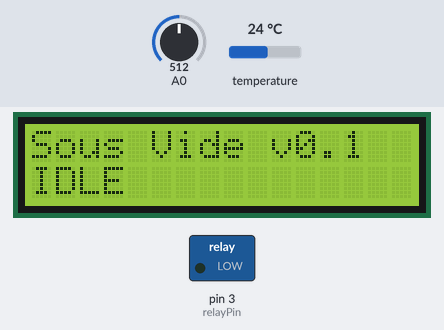
Simulated run of this sketch. Board: Arduino Uno, built with avr-gcc and run on an emulated ATmega328P. Shown: 16×2 character LCD, switched loads named in the sketch (green lamp = pin HIGH). The test bench sets the inputs (shaded band); at power-on: A0 = 512, temperature 24 °C. What the sketch prints to the serial monitor is not drawn.

Above: at 1.2 s.
1.3 s: A0 set to 548
2.8 s: A0 set to 564
At 3.5 s:
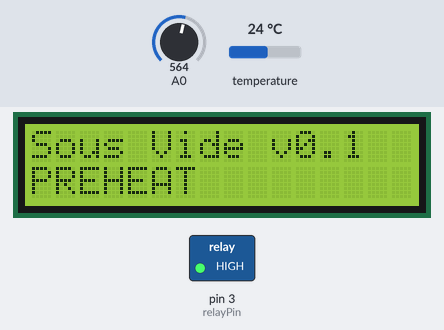
4.6 s: A0 set to 53
6.1 s: A0 set to 47
At 6.9 s:
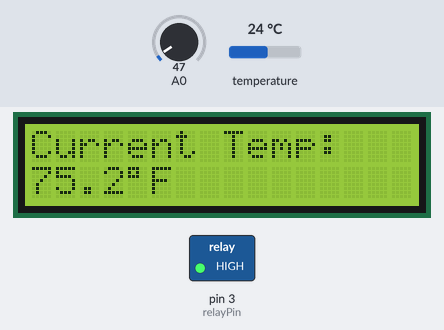
7.8 s: temperature set to 12 °C
At 8.9 s:
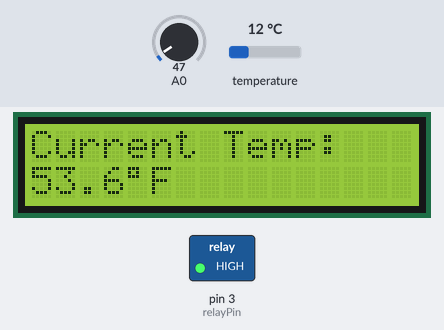
9.4 s: temperature set to 39 °C
At 10.7 s:
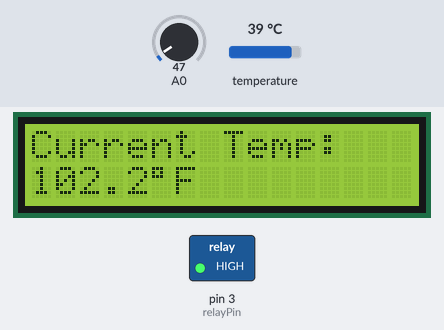
11.0 s: temperature set to 41 °C
At 12.7 s:
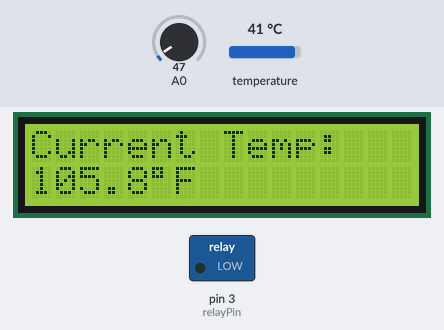
Timing chart, 0 to 14.7 s (numbered marks = the images above; inputs shaded):
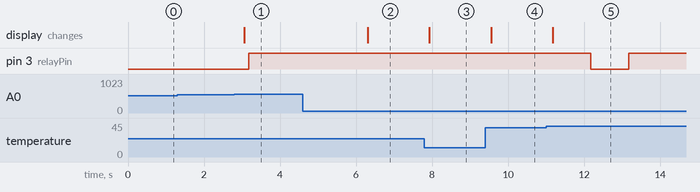

Measured:
- the behaviour switches between 554 and 555 on A0 (found by bisection; images 0 and 1)
- the behaviour switches between 50 and 49 on A0 (found by bisection; images 1 and 2)
- the behaviour switches between 40 and 41 °C on temperature (found by bisection; images 4 and 5)
- after the input at 1.3 s, every drawn part: stays the same
- after the input at 2.8 s, pin 3 (relayPin): LOW → HIGH after 0.38 s; the display: changes after 0.26 s (image 1)
- after the input at 4.6 s, every drawn part: stays the same
- after the input at 6.1 s, the display: changes after 0.21 s (image 2)
- after the input at 7.8 s, the display: changes after 0.13 s (image 3)
- after the input at 9.4 s, the display: changes after 0.15 s (image 4)
- after the input at 11.0 s, pin 3 (relayPin): HIGH → LOW after 1.2 s, → HIGH 1.0 s later; the display: changes after 0.18 s (image 5)

The sketch:

sous_vide.ino
```cpp
#include <PID_v1.h>
#include <SimpleTimer.h>
#include <OneWire.h>
#include <LiquidCrystal.h>

// UI states
#define STATE_INIT 0
#define STATE_TEMPERATURE 1
#define STATE_SET_TARGET 2
#define STATE_SET_DURATION 3
#define STATE_MAX 3
int state = STATE_INIT;
int prevState = STATE_INIT;

// Cooking states
#define CSTATE_IDLE 0
#define CSTATE_INITIALIZE 1
#define CSTATE_PREHEAT 2
#define CSTATE_RUNNING 3
#define CSTATE_DONE 4
int cState = CSTATE_IDLE;

LiquidCrystal lcd(8, 9, 4, 5, 6, 7);

// define some values used by the panel and buttons
int adc_key_in  = 0;
#define btnRIGHT  0
#define btnUP     1
#define btnDOWN   2
#define btnLEFT   3
#define btnSELECT 4
#define btnNONE   5

// read the buttons
int read_LCD_buttons()
{
 adc_key_in = analogRead(0);      // read the value from the sensor
 // my buttons when read are centered at these valies: 0, 144, 329, 504, 741
 // we add approx 50 to those values and check to see if we are close
 if (adc_key_in > 1000) return btnNONE; // We make this the 1st option for speed reasons since it will be the most likely result
 if (adc_key_in < 50)   return btnRIGHT;
 if (adc_key_in < 195)  return btnUP;
 if (adc_key_in < 380)  return btnDOWN;
 if (adc_key_in < 555)  return btnLEFT;
 if (adc_key_in < 790)  return btnSELECT;
 return btnNONE;  // when all others fail, return this...
}

int DS18S20_Pin = 2; //DS18S20 Signal pin on digital 2

//Temperature chip i/o
OneWire ds(DS18S20_Pin); // on digital pin 2

//Celsius to Fahrenheit conversion
double Fahrenheit(double celsius)
{
        return 1.8 * celsius + 32;
}

float getTemp(){
 //returns the temperature from one DS18S20 in DEG Celsius
 byte data[12];
 byte addr[8];

 if ( !ds.search(addr)) {
   //no more sensors on chain, reset search
   ds.reset_search();
   return -1000;
 }

 if ( OneWire::crc8( addr, 7) != addr[7]) {
   Serial.println("CRC is not valid!");
   return -1000;
 }

 if ( addr[0] != 0x10 && addr[0] != 0x28) {
   Serial.print("Device is not recognized");
   return -1000;
 }

 ds.reset();
 ds.select(addr);
 ds.write(0x44,1); // start conversion, with parasite power on at the end

 byte present = ds.reset();
 ds.select(addr);
 ds.write(0xBE); // Read Scratchpad


 for (int i = 0; i < 9; i++) { // we need 9 bytes
  data[i] = ds.read();
 }

 ds.reset_search();

 byte MSB = data[1];
 byte LSB = data[0];

 float tempRead = ((MSB << 8) | LSB); //using two's compliment
 float TemperatureSum = tempRead / 16;

 return TemperatureSum;

}

int prevStrLength = 0;
void log(char* str) {
  if (strlen(str) < prevStrLength) {
    lcd.clear();
  }
  prevStrLength = strlen(str);
  lcd.setCursor(0, 0);
  lcd.print(str);
}

SimpleTimer t;
int lcdButtonState = btnNONE;
int prevLcdButtonState = btnNONE;
int updateButtonState() {
  prevLcdButtonState = lcdButtonState;
  lcdButtonState = read_LCD_buttons();
  if (prevLcdButtonState != lcdButtonState) {
    Serial.println("Button pressed");
    return lcdButtonState;
  }

//  Serial.println("No button change");
  return btnNONE;
}


double currentTemp = 0.0;
int windowSize = 10000;
double pidOutput;

// ui configurable params
double targetTemp = 110.0;
int duration = 60;
int relayPin = 3;


static void checkTemp() {
//  Serial.println("checkTemp");
  currentTemp = Fahrenheit(getTemp());
}

void setRelayPower(boolean isOn) {
  digitalWrite(relayPin, isOn);
}

unsigned long windowStartTime;

PID mPID(&currentTemp, &pidOutput, &targetTemp, 2000, 0.25, 0, DIRECT);

static void updateCookState() {
  unsigned long now = millis();

  Serial.println(currentTemp);
  // update cook state
  switch (cState) {
    case CSTATE_IDLE:
      break;
    case CSTATE_INITIALIZE:
      mPID.SetOutputLimits(0, windowSize);
      mPID.SetMode(AUTOMATIC);
      windowStartTime = millis();
      cState = CSTATE_PREHEAT;
      break;
    case CSTATE_PREHEAT:
      mPID.Compute();
      Serial.println(windowStartTime);
      Serial.println(pidOutput);

      if (now - windowStartTime > windowSize) { //time to shift the Relay Window
        windowStartTime += windowSize;
      }

      if (pidOutput > now - windowStartTime) {
        setRelayPower(true);
      } else {
        setRelayPower(false);
      }

      if (abs(currentTemp - targetTemp) < 0.5) {
        cState = CSTATE_RUNNING;
      }

      break;
    case CSTATE_RUNNING:
      mPID.Compute();
      Serial.println(windowStartTime);
      Serial.println(pidOutput);

      if (now - windowStartTime > windowSize)
      { //time to shift the Relay Window
        windowStartTime += windowSize;
      }

      if (pidOutput > now - windowStartTime) {
        setRelayPower(true);
      } else {
        setRelayPower(false);
      }
      break;
    case CSTATE_DONE:
      break;
  }
}

void setup()
{
  Serial.begin(115200);
  Serial.println("DHT11 TEST PROGRAM ");
  //Serial.print("LIBRARY VERSION: ");
  //Serial.println(DHT11LIB_VERSION);
  Serial.println();
  lcd.begin(16,2);
  log("Initializing...");

  pinMode(relayPin, 3);
  // setup button detection loop
  t.setInterval(100, checkTemp);
  t.setInterval(1000, updateCookState);
}

bool isRunning = false;
void loop()
{
  static boolean didTransition = false;
  if (state != prevState) {
    didTransition = true;
    lcd.clear();
  } else {
    didTransition = false;
  }
  prevState = state;

  // update variables
  int buttonState = updateButtonState();

  // update state
  switch(state) {
    case STATE_INIT:
      log("Sous Vide v0.1");

      lcd.setCursor(0, 1);
      switch (cState) {
        case CSTATE_IDLE:
          lcd.print("IDLE");
          break;
        case CSTATE_INITIALIZE:
          lcd.print("INIT");
          break;
        case CSTATE_PREHEAT:
          lcd.print("PREHEAT");
          break;
        case CSTATE_RUNNING:
          lcd.print("RUNNING");
          break;
        case CSTATE_DONE:
          lcd.print("DONE");
          break;
      }

      if (buttonState == btnSELECT) {
        //TODO: validate constraints
        cState = CSTATE_INITIALIZE;
        updateCookState(); // trigger manual update to get thing started
      }
      break;
    case STATE_TEMPERATURE:
      log("Current Temp:");
      lcd.setCursor(0, 1);
      lcd.print(currentTemp, 1);
      lcd.print((char)223);
      lcd.print("F");
      break;
    case STATE_SET_TARGET:
      log("Set Target:");
      lcd.setCursor(0, 1);
      lcd.print(targetTemp, 1);
      lcd.print("F");

      if (read_LCD_buttons() == btnUP)
        targetTemp = min(targetTemp + 0.5, 170);
      else if (read_LCD_buttons() == btnDOWN)
        targetTemp = max(targetTemp - 0.5, 100);
      break;

    case STATE_SET_DURATION:
      log("Set Duration:");
      lcd.setCursor(0, 1);
      lcd.print(duration, 1);
      lcd.print("M");

      if (read_LCD_buttons() == btnUP)
        duration = min(duration + 5, 720);
      else if (read_LCD_buttons() == btnDOWN)
        duration = max(duration - 5, 5);
      break;

    default:
      log("STATE_DEFAULT");
      break;
  }

  if (buttonState == btnRIGHT)
    state = min(state + 1, STATE_MAX);
  else if(buttonState == btnLEFT)
    state = max(state - 1, 0);
  t.run();
  delay(100);
}
//
// END OF FILE
//
```
